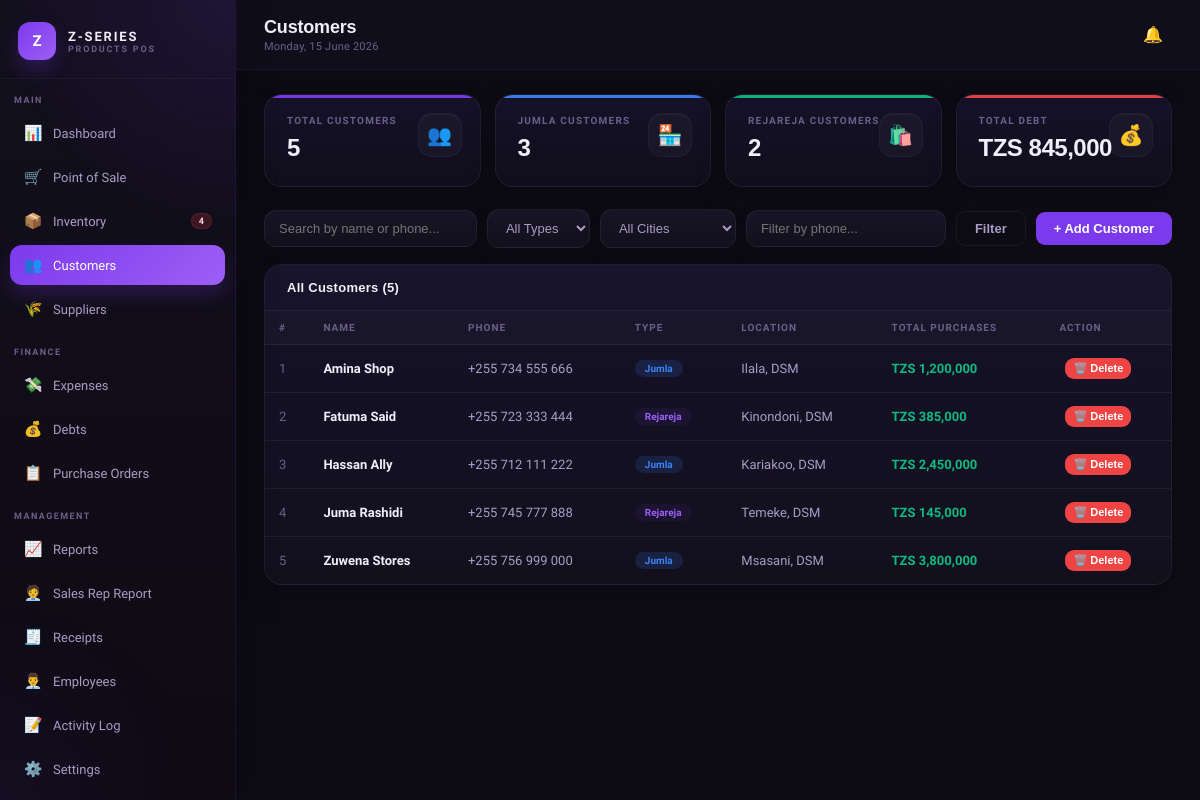
/customers.php (signed in), run on the app's committed database.
### tables this page shows
CREATE TABLE customers (
  id INT AUTO_INCREMENT PRIMARY KEY,
  name VARCHAR(150) NOT NULL,
  phone VARCHAR(20),
  type ENUM('rejareja','jumla') DEFAULT 'rejareja',
  location VARCHAR(200),
  total_purchases DECIMAL(15,2) DEFAULT 0,
  outstanding_debt DECIMAL(12,2) DEFAULT 0,
  created_at TIMESTAMP DEFAULT CURRENT_TIMESTAMP
);

### config.php (called while the page is built, shortened)
<?php
function appBaseUrl() {
    static $base = null;
    if ($base !== null) return $base;
    $script = str_replace('\\', '/', $_SERVER['SCRIPT_NAME'] ?? '');
    $dir = rtrim(dirname($script), '/');
    $base = ($dir === '' || $dir === '.') ? '' : $dir;
    return $base;
}
function appPath($path = '') {
    $path = ltrim((string)$path, '/');
    return appBaseUrl() . '/' . $path;
}
function sanitizeString($s, $maxLen = 1000) {
    $s = trim((string)$s);
    if ($maxLen > 0) $s = mb_substr($s, 0, $maxLen);
    return $s;
}
function hasPrivilege($privilege) {
    $role = $_SESSION['user_role'] ?? 'cashier';
    if ($role === 'admin') return true;
    $privileges = getUserPrivileges();
    return in_array($privilege, $privileges, true);
}
function tzs($amount) {
    return 'TZS ' . number_format($amount, 0, '.', ',');
}
?>

### customers.php (the view, shortened to what this page needs)
<?php
$page_title = 'Customers';
$content_class = 'content premium-content';
require_once 'includes/header.php';
$allowed_types = ['rejareja','jumla'];
$search = sanitizeString($_GET['search'] ?? '', 100);
$type_f = in_array($_GET['type'] ?? '', $allowed_types, true) ? $_GET['type'] : '';
$phone_f = sanitizeString($_GET['phone'] ?? '', 40);
$where = ["1=1"];
$stmt = $conn->prepare("SELECT * FROM customers WHERE " . implode(' AND ', $where) . " ORDER BY name");
$stmt->execute();
$customers = $stmt->get_result();
$stats = $conn->query("SELECT COUNT(*) as total, SUM(type='rejareja') as rej, SUM(type='jumla') as jum, SUM(outstanding_debt>0) as with_debt, SUM(outstanding_debt) as total_debt FROM customers")->fetch_assoc();
?>
<div class="stats-grid">
  <div class="stat-card purple"><div class="stat-label">Total Customers</div><div class="stat-value"><?=$stats['total']?></div><div class="stat-icon">👥</div></div>
  <div class="stat-card blue"><div class="stat-label">Jumla Customers</div><div class="stat-value"><?=$stats['jum']?></div><div class="stat-icon">🏪</div></div>
  <div class="stat-card green"><div class="stat-label">Rejareja Customers</div><div class="stat-value"><?=$stats['rej']?></div><div class="stat-icon">🛍️</div></div>
  <div class="stat-card red"><div class="stat-label">Total Debt</div><div class="stat-value"><?=tzs($stats['total_debt'])?></div><div class="stat-icon">💰</div></div>
</div>
<form method="GET" style="display:contents">
<div class="filter-bar">
  <input class="filter-search" name="search" placeholder="Search by name or phone..." value="<?=htmlspecialchars($search)?>"/>
  <select class="filter-select" name="type" onchange="this.form.submit()">
    <option value="">All Types</option><option value="rejareja" <?=$type_f==='rejareja'?'selected':''?>>Rejareja</option><option value="jumla" <?=$type_f==='jumla'?'selected':''?>>Jumla</option>
  </select>
  <select class="filter-select" name="city" onchange="this.form.submit()">
    <option value="">All Cities</option>
  </select>
  <input class="filter-search" style="flex:0.8" name="phone" placeholder="Filter by phone..." value="<?=htmlspecialchars($phone_f)?>" onchange="this.form.submit()"/>
  <button type="submit" class="btn btn-outline">Filter</button>
  <button type="button" class="btn btn-primary" onclick="openModal('add-customer-modal')">+ Add Customer</button>
</div></form>
<div class="card"><div class="card-header"><span class="card-title">All Customers (<?=$customers->num_rows?>)</span></div>
<div class="table-wrap"><table><thead><tr><th>#</th><th>Name</th><th>Phone</th><th>Type</th><th>Location</th><th>Total Purchases</th><th>Action</th></tr></thead>
<tbody><?php $i=1; while($c=$customers->fetch_assoc()):?>
<tr><td class="text-muted"><?=$i++?></td><td class="td-bold"><?=htmlspecialchars($c['name'])?></td><td><?=htmlspecialchars($c['phone'])?></td>
<td><span class="badge badge-<?=$c['type']==='jumla'?'info':'purple'?>"><?=ucfirst($c['type'])?></span></td>
<td><?=htmlspecialchars($c['location']??'—')?></td><td class="text-success"><?=tzs($c['total_purchases'])?></td>
<td><form method="POST" style="display:inline" onsubmit="return confirm('Delete customer: <?=htmlspecialchars(str_replace("'", "\\'", $c['name']))?>\nThis action cannot be undone.');"><input type="hidden" name="action" value="delete"><input type="hidden" name="customer_id" value="<?=$c['id']?>"><?=csrfInput()?><button type="submit" class="btn btn-sm btn-danger" style="padding:4px 8px;font-size:11px">🗑️ Delete</button></form></td></tr>
<?php endwhile; if($customers->num_rows===0): ?><tr><td colspan="7" style="text-align:center;padding:30px;color:var(--text3)">No customers found</td></tr><?php endif;?></tbody></table></div></div>
<?php require_once 'includes/footer.php'; ?>

### includes/header.php (shortened to what this page needs)
<?php
require_once __DIR__ . '/../config.php';
$current_page = basename($_SERVER['PHP_SELF'], '.php');
$low_stock_count = 0;
$ls = $conn->query("SELECT COUNT(*) as c FROM products WHERE stock <= low_stock_threshold AND status='active'");
if ($ls) $low_stock_count = $ls->fetch_assoc()['c'];
?>
<!DOCTYPE html>
<html lang="en">
<head>
<link rel="stylesheet" href="<?= htmlspecialchars(appPath('css/style.css'), ENT_QUOTES) ?>"/>
</head>
<body>
<div class="layout">
<div class="sidebar">
  <div class="sidebar-logo">
    <div class="sidebar-logo-icon">Z</div>
    <div>
      <div class="sidebar-logo-text">Z-SERIES</div>
      <div class="sidebar-logo-sub">Products POS</div>
    </div>
  </div>
  <div class="sidebar-section">Main</div>
  <?php if(hasPrivilege('dashboard')): ?>
  <a href="dashboard.php" class="nav-item <?= $current_page==='dashboard'?'active':'' ?>"><span class="nav-icon">📊</span> Dashboard</a>
  <?php endif; ?>
  <?php if(hasPrivilege('pos')): ?>
  <a href="pos.php" class="nav-item <?= $current_page==='pos'?'active':'' ?>"><span class="nav-icon">🛒</span> Point of Sale</a>
  <?php endif; ?>
  <?php if(hasPrivilege('inventory')): ?>
  <a href="inventory.php" class="nav-item <?= $current_page==='inventory'?'active':'' ?>">
    <span class="nav-icon">📦</span> Inventory
    <?php if($low_stock_count>0): ?><span class="nav-badge"><?= $low_stock_count ?></span><?php endif; ?>
  </a>
  <?php endif; ?>
  <?php if(hasPrivilege('customers')): ?>
  <a href="customers.php" class="nav-item <?= $current_page==='customers'?'active':'' ?>"><span class="nav-icon">👥</span> Customers</a>
  <?php endif; ?>
  <?php if(hasPrivilege('suppliers')): ?>
  <a href="suppliers.php" class="nav-item <?= $current_page==='suppliers'?'active':'' ?>"><span class="nav-icon">🌾</span> Suppliers</a>
  <?php endif; ?>
  <div class="sidebar-section">Finance</div>
  <?php if(hasPrivilege('expenses')): ?>
  <a href="expenses.php" class="nav-item <?= $current_page==='expenses'?'active':'' ?>"><span class="nav-icon">💸</span> Expenses</a>
  <?php endif; ?>
  <?php if(hasPrivilege('debts')): ?>
  <a href="debts.php" class="nav-item <?= $current_page==='debts'?'active':'' ?>"><span class="nav-icon">💰</span> Debts</a>
  <?php endif; ?>
  <?php if(hasPrivilege('purchase_orders')): ?>
  <a href="purchase_orders.php" class="nav-item <?= $current_page==='purchase_orders'?'active':'' ?>"><span class="nav-icon">📋</span> Purchase Orders</a>
  <?php endif; ?>
  <div class="sidebar-section">Management</div>
  <?php if(hasPrivilege('reports')): ?>
  <a href="reports.php" class="nav-item <?= $current_page==='reports'?'active':'' ?>"><span class="nav-icon">📈</span> Reports</a>
  <a href="cashier_sales.php" class="nav-item <?= $current_page==='cashier_sales'?'active':'' ?>"><span class="nav-icon">🧑‍💼</span> Sales Rep Report</a>
  <?php endif; ?>
  <?php if(hasPrivilege('receipts')): ?>
  <a href="receipts.php" class="nav-item <?= $current_page==='receipts'?'active':'' ?>"><span class="nav-icon">🧾</span> Receipts</a>
  <?php endif; ?>
  <?php if(hasPrivilege('employees')): ?>
  <a href="employees.php" class="nav-item <?= $current_page==='employees'?'active':'' ?>"><span class="nav-icon">👨‍💼</span> Employees</a>
  <?php endif; ?>
  <?php if(hasPrivilege('activity')): ?>
  <a href="activity.php" class="nav-item <?= $current_page==='activity'?'active':'' ?>"><span class="nav-icon">📝</span> Activity Log</a>
  <?php endif; ?>
  <?php if(hasPrivilege('settings')): ?>
  <a href="settings.php" class="nav-item <?= $current_page==='settings'?'active':'' ?>"><span class="nav-icon">⚙️</span> Settings</a>
  <?php endif; ?>
  <?php if(hasPrivilege('users')): ?>
  <a href="users.php" class="nav-item <?= $current_page==='users'?'active':'' ?>"><span class="nav-icon">👤</span> Users</a>
  <?php endif; ?>
</div>
<div class="main">
<div class="topbar">
  <div>
    <div class="topbar-title"><?= $page_title ?? 'Dashboard' ?></div>
    <div class="topbar-sub"><?= date('l, d F Y') ?></div>
  </div>
  <div class="topbar-right">
    <div class="notif-wrap">
      <button id="notif-btn" class="notif-btn" aria-haspopup="true" aria-expanded="false">
        <span class="notif-icon">🔔</span>
      </button>
    </div>
  </div>
</div>
<div class="<?= htmlspecialchars($content_class ?? 'content') ?>">

### includes/footer.php (shortened to what this page needs)
</div>
</div>
</div>
</body>
</html>

### data on the page
customers: name "Amina Shop", phone "+255 734 555 666", type "Jumla", location "Ilala, DSM", total_purchases "TZS 1,200,000"
customers: name "Fatuma Said", phone "+255 723 333 444", type "Rejareja", location "Kinondoni, DSM", total_purchases "TZS 385,000"
customers: name "Hassan Ally", phone "+255 712 111 222", type "Jumla", location "Kariakoo, DSM", total_purchases "TZS 2,450,000"
customers: name "Juma Rashidi", phone "+255 745 777 888", type "Rejareja", location "Temeke, DSM", total_purchases "TZS 145,000"
customers: name "Zuwena Stores", phone "+255 756 999 000", type "Jumla", location "Msasani, DSM", total_purchases "TZS 3,800,000"

### other printed values
$low_stock_count "4"
$page_title "Customers"
$stats['total'] "5"
$stats['jum'] "3"
$stats['rej'] "2"
tzs($stats['total_debt']) "TZS 845,000"
$customers->num_rows "5"
